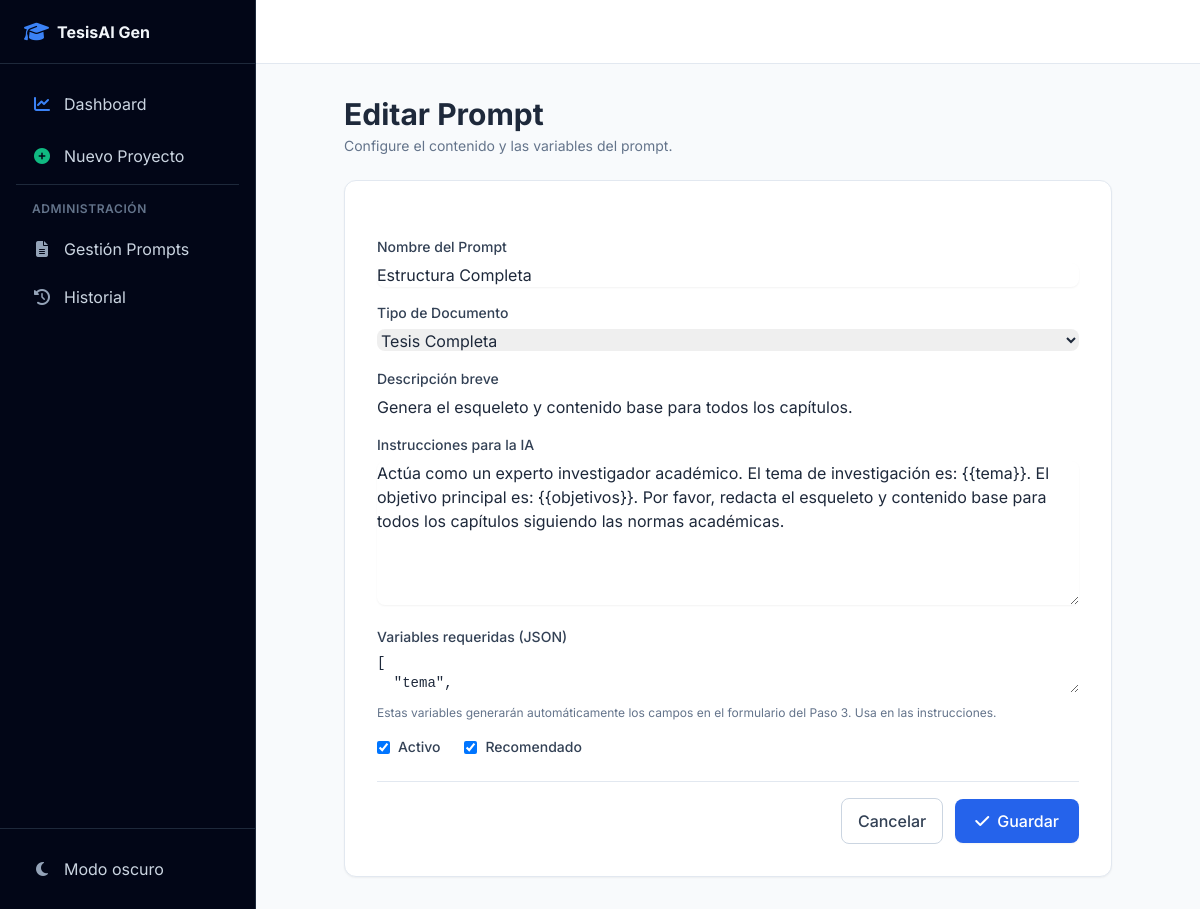
Screenshot of /prompts/1/editar/ with the database file from the repository.
### infrastructure/django_app/models.py (models this page shows)
class PromptModel(models.Model):
    TIPOS_DOCUMENTO = [
        ("tesis_completa", "Tesis Completa"),
        ("resumen_intro", "Solo Resumen/Intro"),
        ("marco_teorico", "Marco Teórico"),
        ("articulo", "Artículo Científico"),
        ("otro", "Otro"),
    ]
    titulo = models.CharField(max_length=255)
    tipo_documento = models.CharField(max_length=50, choices=TIPOS_DOCUMENTO, default="tesis_completa")
    contenido = models.TextField()
    descripcion = models.CharField(max_length=500, blank=True)
    variables_requeridas = models.JSONField(default=list)  # Lista de strings
    activo = models.BooleanField(default=True)
    recomendado = models.BooleanField(default=False)
    creado_en = models.DateTimeField(auto_now_add=True)
    actualizado_en = models.DateTimeField(auto_now=True)
    class Meta:
        db_table = "gica_prompts"
        verbose_name = "Prompt"
        verbose_name_plural = "Prompts"

### infrastructure/django_app/views.py (the view, shortened to what this page needs)
# urls.py: path("prompts/<int:pk>/editar/", views.PromptUpdateView.as_view(), name="prompt_update"),
class PromptUpdateView(UpdateView):
    model = PromptModel
    form_class = PromptForm
    template_name = "prompts/prompt_form.html"
    context_object_name = "prompt"
    success_url = reverse_lazy("prompts_list")

### infrastructure/django_app/forms.py (shortened to what this page needs)
class PromptForm(forms.ModelForm):
    variables_texto = forms.CharField(
        widget=forms.Textarea(attrs={
            "rows": 3,
            "placeholder": '["tema", "objetivos", "poblacion"]',
            "class": "font-mono text-sm",
        }),
        required=False,
        label="Variables requeridas (JSON)",
        help_text="Estas variables generarán automáticamente los campos en el formulario del Paso 3.",
    )
    class Meta:
        model = PromptModel
        fields = ["titulo", "tipo_documento", "contenido", "descripcion", "activo", "recomendado"]
    def __init__(self, *args, **kwargs):
        super().__init__(*args, **kwargs)
        if self.instance and self.instance.pk and self.instance.variables_requeridas:
            import json
            self.initial["variables_texto"] = json.dumps(self.instance.variables_requeridas, ensure_ascii=False, indent=2)

### templates/prompts/prompt_form.html (shortened to what this page needs)
{% extends "base.html" %}
{% block content %}
<div class="max-w-3xl mx-auto">
    <div class="mb-6">
        <h1 class="text-2xl lg:text-3xl font-bold text-slate-800 dark:text-slate-100">
            {{ object|yesno:"Editar,Nuevo" }} Prompt
        </h1>
        <p class="mt-1 text-sm text-slate-500 dark:text-slate-400">Configure el contenido y las variables del prompt.</p>
    </div>
    <div class="bg-white dark:bg-slate-800 rounded-xl shadow-sm border border-slate-200 dark:border-slate-700 p-6 lg:p-8">
        <form method="post" class="space-y-6">
            <div class="space-y-4">
                <div>
                    <label for="id_titulo" class="block text-sm font-medium text-slate-700 dark:text-slate-300 mb-1.5">Nombre del Prompt</label>
                    <input type="text" name="titulo" id="id_titulo" value="{{ form.titulo.value|default:'' }}"
                           class="w-full rounded-lg border-slate-300 dark:border-slate-600 dark:bg-slate-700 dark:text-slate-200 focus:ring-blue-500 focus:border-blue-500 shadow-sm"
                           placeholder="Ej: Tesis Derecho Civil" required>
                </div>
                <div>
                    <label for="id_tipo_documento" class="block text-sm font-medium text-slate-700 dark:text-slate-300 mb-1.5">Tipo de Documento</label>
                    <select name="tipo_documento" id="id_tipo_documento"
                            class="w-full rounded-lg border-slate-300 dark:border-slate-600 dark:bg-slate-700 dark:text-slate-200 focus:ring-blue-500">
                        {% for v, l in form.fields.tipo_documento.choices %}
                        <option value="{{ v }}" {% if form.tipo_documento.value == v %}selected{% endif %}>{{ l }}</option>
                        {% endfor %}
                    </select>
                </div>
                <div>
                    <label for="id_descripcion" class="block text-sm font-medium text-slate-700 dark:text-slate-300 mb-1.5">Descripción breve</label>
                    <input type="text" name="descripcion" id="id_descripcion" value="{{ form.descripcion.value|default:'' }}"
                           class="w-full rounded-lg border-slate-300 dark:border-slate-600 dark:bg-slate-700 dark:text-slate-200 focus:ring-blue-500"
                           placeholder="Ej: Genera el esqueleto y contenido base...">
                </div>
                <div>
                    <label for="id_contenido" class="block text-sm font-medium text-slate-700 dark:text-slate-300 mb-1.5">Instrucciones para la IA</label>
                    <textarea name="contenido" id="id_contenido" rows="6"
                              class="w-full rounded-lg border-slate-300 dark:border-slate-600 dark:bg-slate-700 dark:text-slate-200 focus:ring-blue-500 focus:border-blue-500 shadow-sm"
                              placeholder="Escriba el texto del prompt...">{{ form.contenido.value|default:'' }}</textarea>
                </div>
                <div>
                    <label for="id_variables_texto" class="block text-sm font-medium text-slate-700 dark:text-slate-300 mb-1.5">Variables requeridas (JSON)</label>
                    <textarea name="variables_texto" id="id_variables_texto" rows="2"
                              class="w-full rounded-lg border-slate-300 dark:border-slate-600 dark:bg-slate-700 dark:text-slate-200 font-mono text-sm focus:ring-blue-500"
                              placeholder='["tema", "objetivos", "poblacion"]'>{{ form.variables_texto.value|default:'' }}</textarea>
                    <p class="mt-1.5 text-xs text-slate-500 dark:text-slate-400">
                        Estas variables generarán automáticamente los campos en el formulario del Paso 3. Usa {{variable}} en las instrucciones.
                    </p>
                </div>
                <div class="flex items-center gap-6">
                    <div class="flex items-center gap-2">
                        <input type="checkbox" name="activo" id="id_activo" value="True" {% if form.activo.value %}checked{% endif %}
                               class="rounded border-slate-300 text-blue-600 focus:ring-blue-500">
                        <label for="id_activo" class="text-sm font-medium text-slate-700 dark:text-slate-300">Activo</label>
                    </div>
                    <div class="flex items-center gap-2">
                        <input type="checkbox" name="recomendado" id="id_recomendado" value="True" {% if form.recomendado.value %}checked{% endif %}
                               class="rounded border-slate-300 text-blue-600 focus:ring-blue-500">
                        <label for="id_recomendado" class="text-sm font-medium text-slate-700 dark:text-slate-300">Recomendado</label>
                    </div>
                </div>
            </div>
            <div class="flex items-center justify-end gap-3 pt-4 border-t border-slate-200 dark:border-slate-700">
                <a href="{% url 'prompts_list' %}"
                   class="px-4 py-2.5 rounded-lg border border-slate-300 dark:border-slate-600 text-slate-700 dark:text-slate-300 hover:bg-slate-50 dark:hover:bg-slate-700 transition-colors font-medium">
                    Cancelar
                </a>
                <button type="submit"
                        class="px-5 py-2.5 bg-blue-600 hover:bg-blue-700 text-white font-medium rounded-lg shadow-sm transition-colors">
                    <i class="fas fa-check mr-2"></i>Guardar
                </button>
            </div>
        </form>
    </div>
</div>
{% endblock %}

### rows the page displays
PromptModel: titulo "Estructura Completa", tipo_documento "Tesis Completa", descripcion "Genera el esqueleto y contenido base para todos los capítulos.", contenido "Actúa como un experto investigador académico. El tema de investigación es: {{tema}}. El objetivo principal es: {{objetivos}}. Por favor, redacta el esqueleto y contenido base para todos los capítulos siguiendo las normas académicas."

### other values shown
{{ object|yesno:"Editar,Nuevo" }} "Editar"
